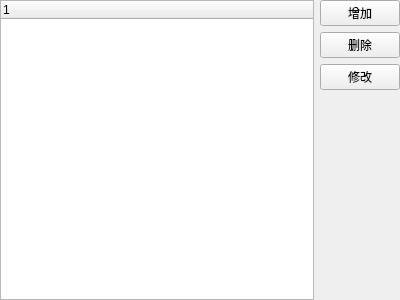
<?xml version="1.0" encoding="UTF-8"?>
<ui version="4.0">
 <class>ProductFamilyWidget</class>
 <widget class="QWidget" name="ProductFamilyWidget">
  <property name="geometry">
   <rect>
    <x>0</x>
    <y>0</y>
    <width>400</width>
    <height>300</height>
   </rect>
  </property>
  <property name="windowTitle">
   <string>ProductFamilyWidget</string>
  </property>
  <layout class="QHBoxLayout" name="horizontalLayout">
   <property name="leftMargin">
    <number>0</number>
   </property>
   <property name="topMargin">
    <number>0</number>
   </property>
   <property name="rightMargin">
    <number>0</number>
   </property>
   <property name="bottomMargin">
    <number>0</number>
   </property>
   <item>
    <widget class="JsonTree" name="treeWidget">
     <column>
      <property name="text">
       <string notr="true">1</string>
      </property>
     </column>
    </widget>
   </item>
   <item>
    <layout class="QVBoxLayout" name="verticalLayout">
     <item>
      <widget class="QPushButton" name="addButton">
       <property name="text">
        <string>增加</string>
       </property>
      </widget>
     </item>
     <item>
      <widget class="QPushButton" name="removeButton">
       <property name="text">
        <string>删除</string>
       </property>
      </widget>
     </item>
     <item>
      <widget class="QPushButton" name="modifyButton">
       <property name="text">
        <string>修改</string>
       </property>
      </widget>
     </item>
     <item>
      <spacer name="verticalSpacer">
       <property name="orientation">
        <enum>Qt::Vertical</enum>
       </property>
       <property name="sizeHint" stdset="0">
        <size>
         <width>20</width>
         <height>40</height>
        </size>
       </property>
      </spacer>
     </item>
    </layout>
   </item>
  </layout>
 </widget>
 <layoutdefault spacing="6" margin="11"/>
 <customwidgets>
  <customwidget>
   <class>JsonTree</class>
   <extends>QTreeWidget</extends>
   <header>utils/JsonTree.h</header>
  </customwidget>
 </customwidgets>
 <resources/>
 <connections/>
</ui>
